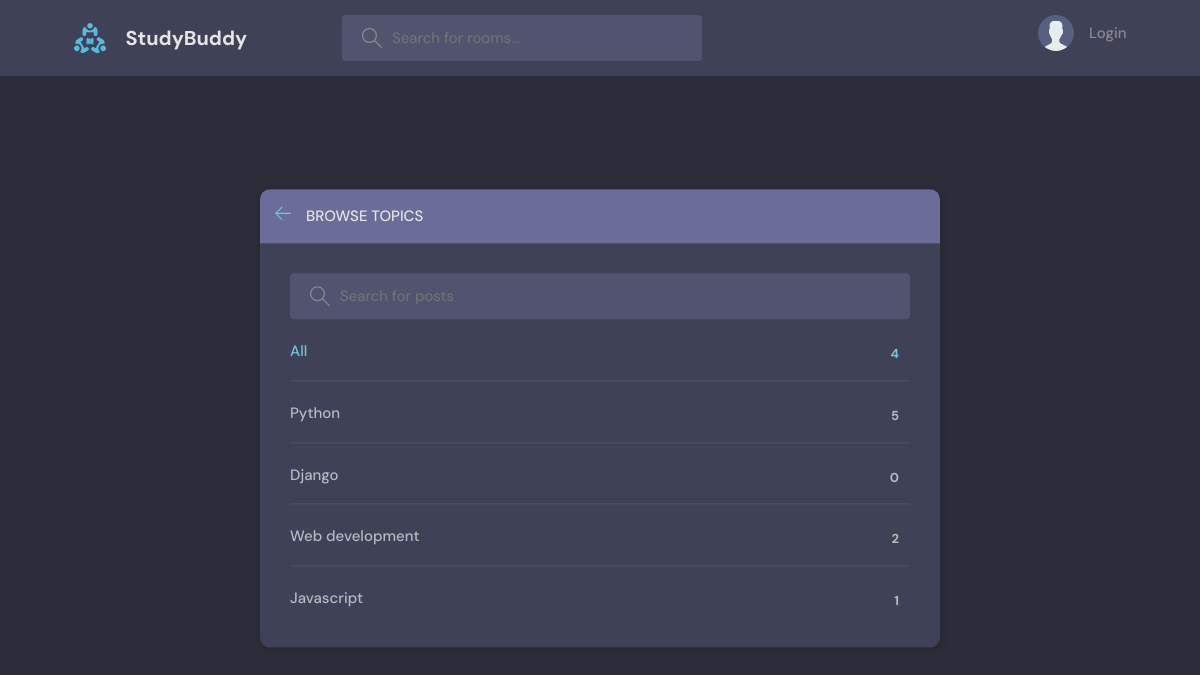
/topics/, run on an earlier commit of the app's database.
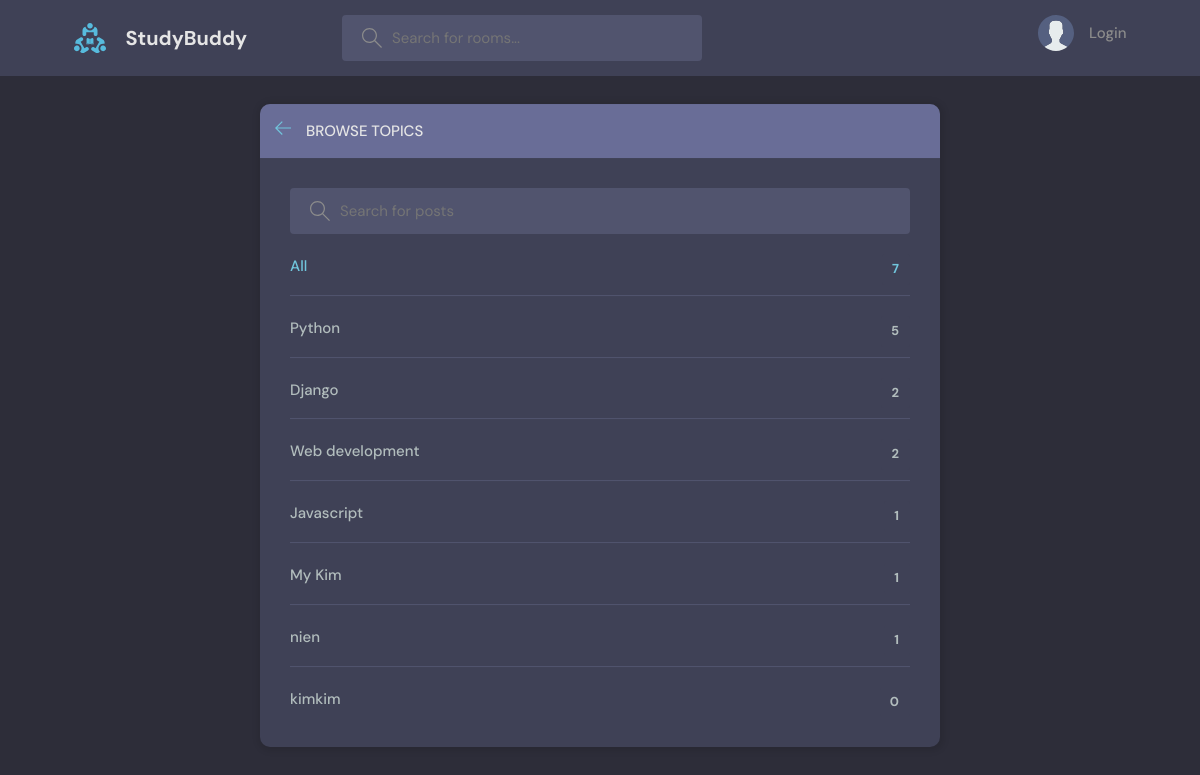
And on a later commit of the database.
### base/models.py (models this page shows, shortened)
class Topic(models.Model):
    name = models.CharField(max_length=200)

### base/views.py (the view)
# urls.py: path('topics/', views.topicsPage, name='topics'),
def topicsPage(request):
    q = request.GET.get('q')
    if q != None:
        topics = Topic.objects.filter(Q(name__icontains=q))
    else:
        topics = Topic.objects.all()
    return render(request, 'base/topics.html', {'topics': topics})

### base/templates/base/topics.html (shortened to what this page needs)
{% extends 'main.html' %}
{% block content %}
    <main class="create-room layout">
      <div class="container">
        <div class="layout__box">
          <div class="layout__boxHeader">
            <div class="layout__boxTitle">
              <a href="{% url 'home' %}">
                <svg version="1.1" xmlns="http://www.w3.org/2000/svg" width="32" height="32" viewBox="0 0 32 32">
                  <title>arrow-left</title>
                  <path
                    d="M13.723 2.286l-13.723 13.714 13.719 13.714 1.616-1.611-10.96-10.96h27.625v-2.286h-27.625l10.965-10.965-1.616-1.607z"
                  ></path>
                </svg>
              </a>
              <h3>Browse Topics</h3>
            </div>
          </div>
          <div class="topics-page layout__body">
            <form class="header__search" method='GET'>
              <label>
                <input placeholder="Search for posts" name='q'/>
              </label>
            </form>
            <ul class="topics__list">
              <li>
                <a href="/" class="active">All <span>{{topics.count}}</span></a>
              </li>
              {% for topic in topics %}
              <li>
                <a href="{% url 'home' %}?q={{topic.name}}">{{topic.name}} <span>{{topic.room_set.all.count}}</span></a>
              </li>
              {% endfor %}
            </ul>
          </div>
        </div>
      </div>
    </main>
{% endblock content %}

What changed in the data, as far as the page shows it:
computed for Topic "Django": room_set.all.count "0" → "2"
added Topic: name "My Kim", room_set.all.count "1"
added Topic: name "nien", room_set.all.count "1"
added Topic: name "kimkim", room_set.all.count "0"
Also different on the page:
{{ topics.count }}: "4" → "7"
